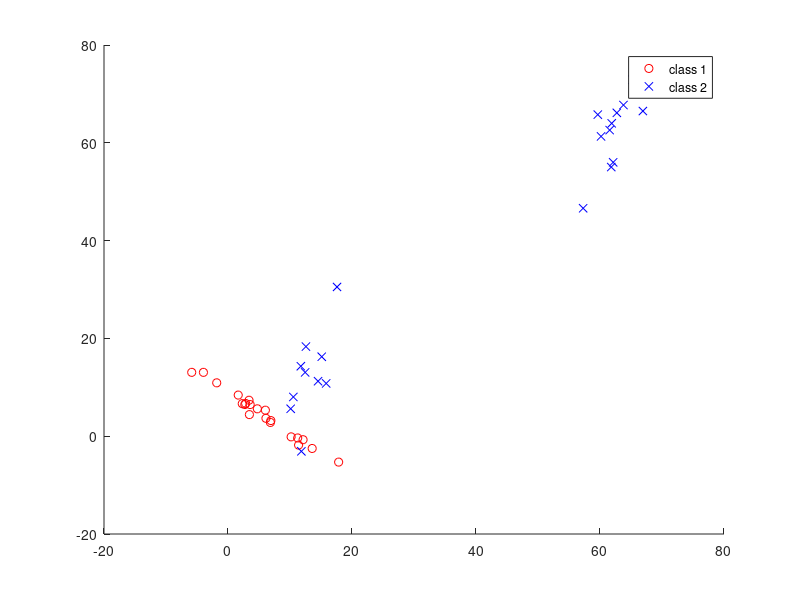
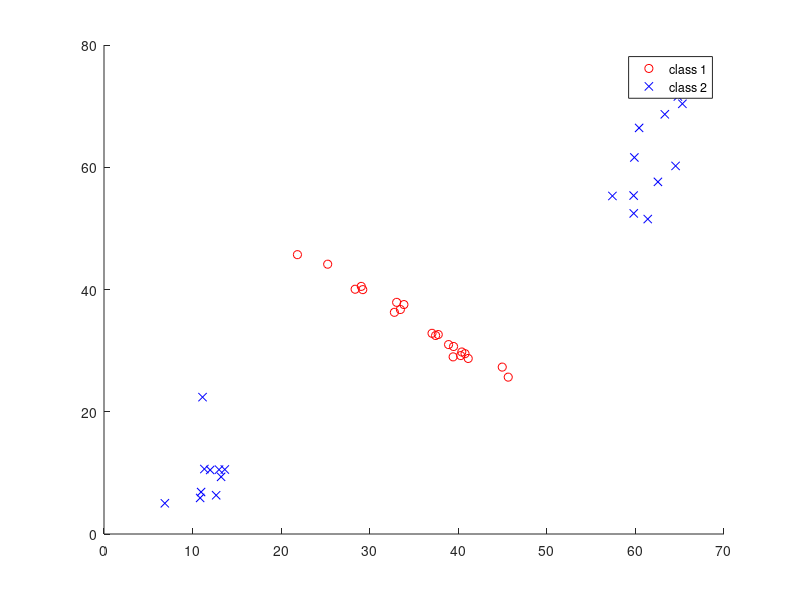
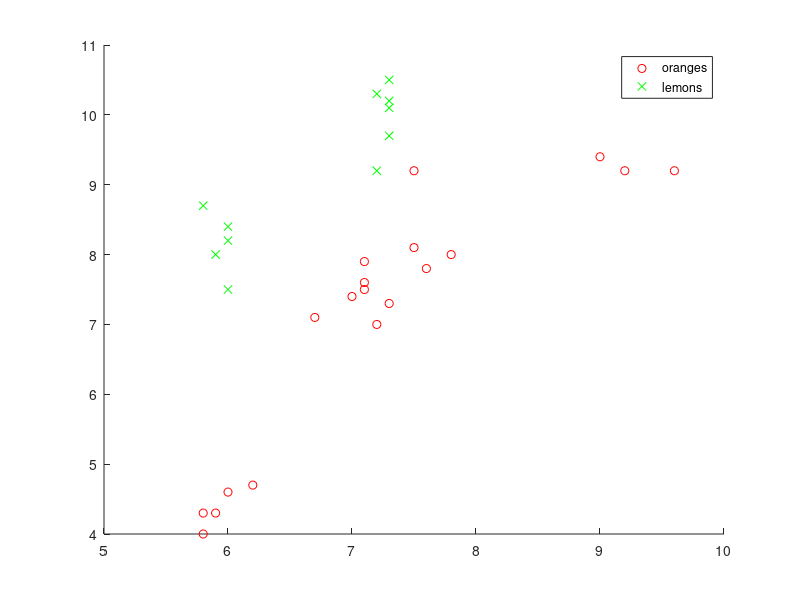

Write MATLAB code to recreate these figures, in order.

% This script plots the different training datasets.

%%%%%%%%%%%%%%%%%%%%%%%%%%%%%%%%%%%%%%%%%%%%%%%%%%%%%%%%%%%%%%%%%%%%%%%%%%%%
%% For the first two datasets, the exemplars of each class are 
%  in separate files
load generic1.mat
figure(1); clf; hold on;
plot(c1_train(1,:),c1_train(2,:),'ro')
plot(c2_train(1,:),c2_train(2,:),'bx')
legend({'class 1','class 2'});

load generic2
figure(2); clf; hold on;
plot(c1_train(1,:),c1_train(2,:),'ro')
plot(c2_train(1,:),c2_train(2,:),'bx')
legend({'class 1','class 2'});

disp('hit return to continue');
pause;

%%%%%%%%%%%%%%%%%%%%%%%%%%%%%%%%%%%%%%%%%%%%%%%%%%%%%%%%%%%%%%%%%%%%%%%%%%%%
%% For the fruit dataset, the class label (the type of fruit) is given by
% the variable "target_train".  The ith training exemplar is an orange
% if target_train(1,i) == 1, and it is a lemon if target_train(2,i) == 1.
% The inputs are height and width, in cm, to the nearest mm.

load('fruit_train');
idx_orange=[find(target_train(2,:)==1)];
idx_lemons=[find(target_train(1,:)==1)];
figure(3); clf; hold on;
plot(inputs_train(1,idx_orange),inputs_train(2,idx_orange,:),'ro')
plot(inputs_train(1,idx_lemons),inputs_train(2,idx_lemons,:),'gx')
legend({'oranges','lemons'});

disp('hit return to continue');
pause;

